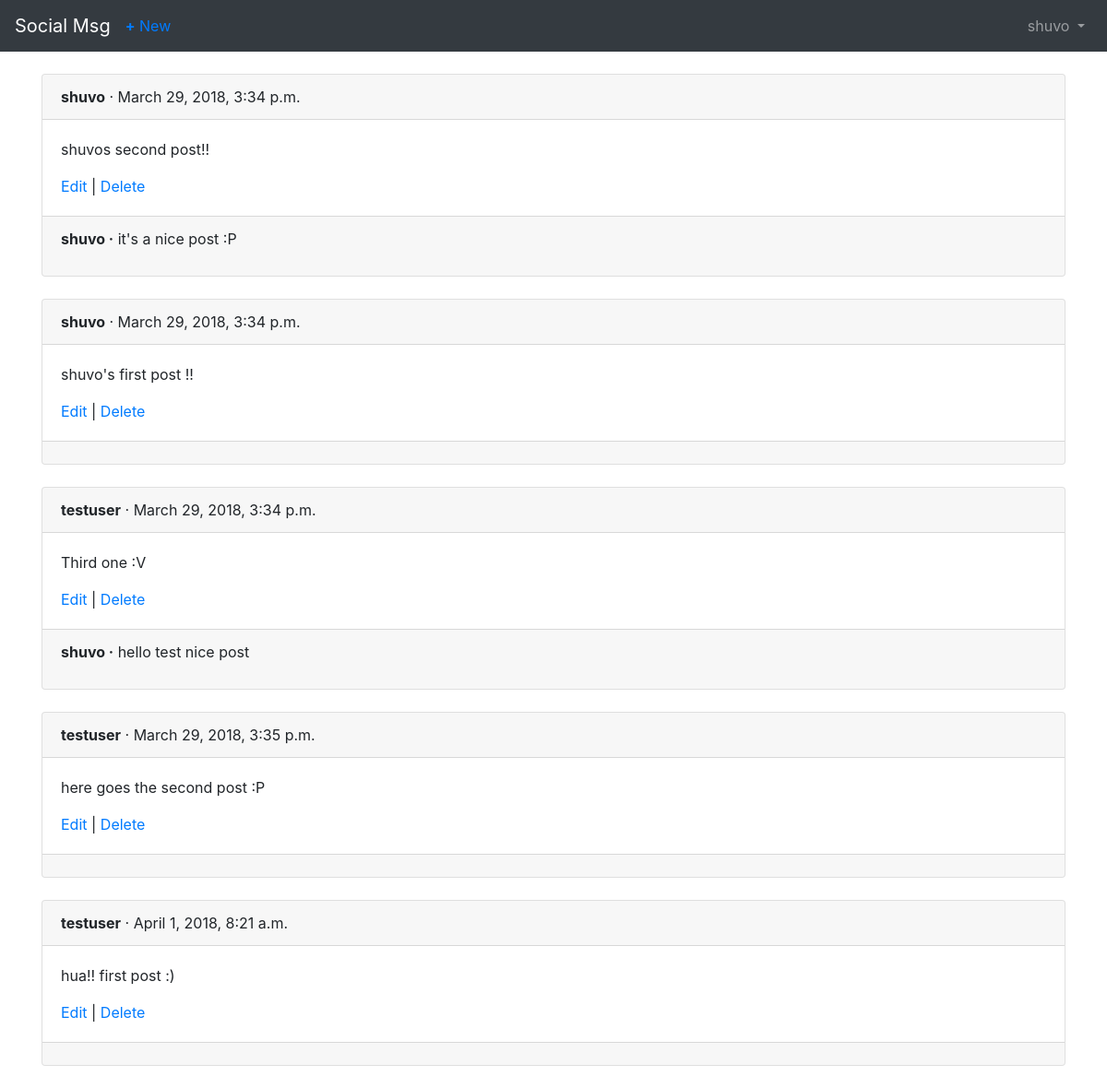
The app's page /posts/ (signed in) with its own data.
### users/models.py (models this page shows)
class CustomUser(AbstractUser):
    objects = CustomUserManager()

### posts/models.py (models this page shows, shortened)
class Post(models.Model):
    message = models.CharField(max_length=280)
    date = models.DateTimeField(auto_now_add=True)
    author = models.ForeignKey(
        settings.AUTH_USER_MODEL,
        on_delete=models.CASCADE,
    )

class Comment(models.Model):
    comment = models.CharField(max_length=150)
    post = models.ForeignKey(Post, on_delete=models.CASCADE)
    author = models.ForeignKey(
        settings.AUTH_USER_MODEL,
        on_delete = models.CASCADE,
    )
    def __str__(self):
        return self.comment

### posts/views.py (the view)
# urls.py: path('', views.PostListView.as_view(), name='post_list'),
class PostListView(LoginRequiredMixin,ListView):
    model = models.Post
    template_name = 'post_list.html'
    login_url = 'login'

### templates/post_list.html
{% extends 'base.html' %} {% block title %}Posts{% endblock %} {% block content %} {% for post in object_list %}
<div class="card">
    <div class="card-header">
        <span class="font-weight-bold">{{ post.author }}</span> &middot; <span c\ lass="text-muted">{{ post.date }}</span>
    </div>
    <div class="card-body">
        <p>{{ post.message }}</p>
        <a href="{% url 'post_edit' post.pk %}">Edit</a> | <a href="{% url 'post\
_delete' post.pk %}">Delete</a>
    </div>
    <div class="card-footer">
        {% for comment in post.comment_set.all %}
        <p>
            <span class="font-weight-bold">{{ comment.author }} &middot;</span> {{ comment }}
        </p>
        {% endfor %}
    </div>
</div>
<br /> {% endfor %} {% endblock content %}

### templates/base.html (shortened to what this page needs)
<!doctype html>
<html lang="en">
<head>
    <link rel="stylesheet" href="https://maxcdn.bootstrapcdn.com/bootstrap/4.0.0/css/bootstrap.min.css">
</head>
<body>
    <nav class="navbar navbar-expand-md navbar-dark bg-dark mb-4">
        <a class="navbar-brand" href="{% url 'home' %}">Social Msg</a> {%if user.is_authenticated %}
        <ul class="navbar-nav mr-auto">
            <li class="nav-item">
                <a href="{%url 'post_new'%}"><b>+</b> New</a>
            </li>
        </ul>
        {% endif %}
        <div class="collapse navbar-collapse" id="navbarCollapse">
            {% if user.is_authenticated %}
            <ul class="navbar-nav ml-auto">
                <li class="nav-item">
                    <a class="nav-link dropdown-toggle" href="#" id="userMenu" data-toggle="dropdown">
    {{ user.username }}
    </a>
                </li>
            </ul>
            {% else %}
            <form class="form-inline ml-auto">
                <a href="{% url 'login' %}" class="btn btn-outline-secondary">Log in</a>
                <a href="{% url 'signup' %}" class="btn btn-primary ml-2">Sign up</a>
            </form>
            {% endif %}
        </div>
    </nav>
    <div class="container">
        {% block content %} {% endblock %}
    </div>
</body>
</html>

### records on screen
CustomUser: username "shuvo"
Post: author "shuvo", date "March 29, 2018, 3:34 p.m.", message "shuvos second post!!"
Comment: author "shuvo", comment "it's a nice post :P"
Post: author "shuvo", date "March 29, 2018, 3:34 p.m.", message "shuvo's first post !!"
Post: author "testuser", date "March 29, 2018, 3:34 p.m.", message "Third one :V"
Comment: author "shuvo", comment "hello test nice post"
Post: author "testuser", date "March 29, 2018, 3:35 p.m.", message "here goes the second post :P"
Post: author "testuser", date "April 1, 2018, 8:21 a.m.", message "hua!! first post :)"
